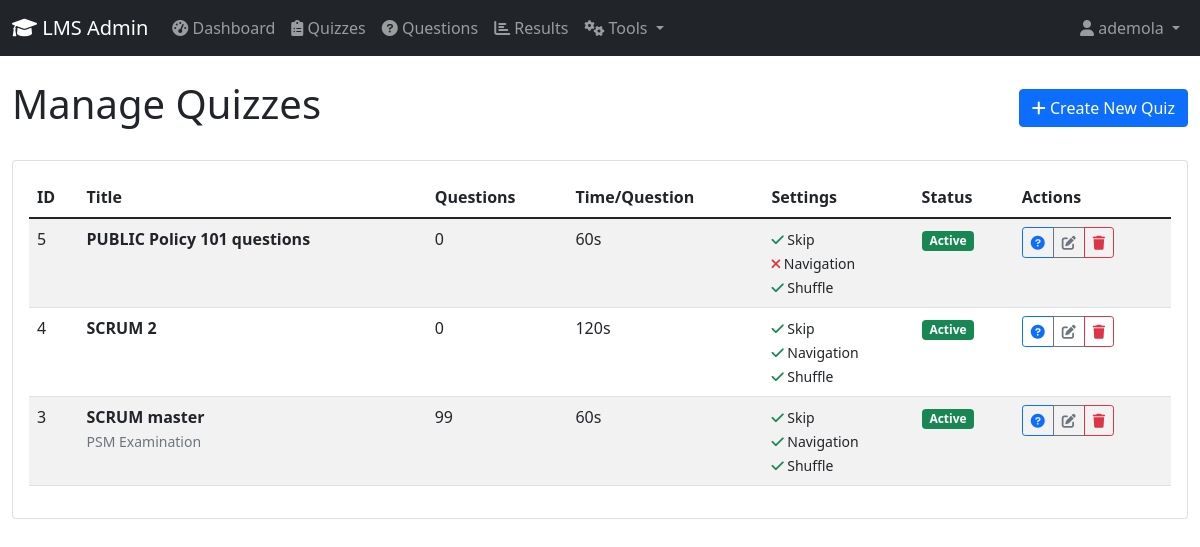
/manage_quizzes.php (signed in), run on the app's committed database.
### tables this page shows
CREATE TABLE `quizzes` (
  `id` int(11) NOT NULL,
  `title` varchar(255) NOT NULL,
  `description` text DEFAULT NULL,
  `time_per_question` int(11) DEFAULT 60,
  `created_at` timestamp NOT NULL DEFAULT current_timestamp(),
  `allow_skip` tinyint(1) DEFAULT 1,
  `allow_navigation` tinyint(1) DEFAULT 0,
  `shuffle_questions` tinyint(1) DEFAULT 0,
  `show_results` tinyint(1) DEFAULT 1,
  `pass_percentage` decimal(5,2) DEFAULT 60.00,
  `attempts_allowed` int(11) DEFAULT 1,
  `is_active` tinyint(1) DEFAULT 1,
  `allow_question_navigation` tinyint(1) DEFAULT 1 COMMENT 'Allow clicking navigation dots',
  `questions_to_show` int(11) DEFAULT NULL COMMENT 'Number of questions to show (NULL = show all)',
  `allow_question_selection` tinyint(1) DEFAULT 0 COMMENT 'Allow users to choose number of questions'
);

### manage_quizzes.php (the view, shortened to what this page needs)
<?php
require_once 'config.php';
$quizzes = $pdo->query("SELECT q.*, (SELECT COUNT(*) FROM questions WHERE quiz_id = q.id) as question_count FROM quizzes q ORDER BY q.created_at DESC")->fetchAll();
?>
<!DOCTYPE html>
<html lang="en">
<head>
    <link href="https://cdn.jsdelivr.net/npm/bootstrap@5.1.3/dist/css/bootstrap.min.css" rel="stylesheet">
    <link href="https://cdnjs.cloudflare.com/ajax/libs/font-awesome/6.0.0/css/all.min.css" rel="stylesheet">
</head>
<body>
    <?php include 'admin_navbar.php'; ?>
    <div class="container-fluid mt-4">
        <div class="row">
            <div class="col-md-12">
                <div class="d-flex justify-content-between align-items-center mb-4">
                    <h1>Manage Quizzes</h1>
                    <button class="btn btn-primary" data-bs-toggle="modal" data-bs-target="#createQuizModal">
                        <i class="fas fa-plus"></i> Create New Quiz
                    </button>
                </div>
                <div class="card">
                    <div class="card-body">
                        <div class="table-responsive">
                            <table class="table table-striped">
                                <thead>
                                    <tr>
                                        <th>ID</th>
                                        <th>Title</th>
                                        <th>Questions</th>
                                        <th>Time/Question</th>
                                        <th>Settings</th>
                                        <th>Status</th>
                                        <th>Actions</th>
                                    </tr>
                                </thead>
                                <tbody>
                                    <?php foreach ($quizzes as $quiz): ?>
                                        <tr>
                                            <td><?php echo $quiz['id']; ?></td>
                                            <td>
                                                <strong><?php echo htmlspecialchars($quiz['title']); ?></strong><br>
                                                <small class="text-muted"><?php echo htmlspecialchars(substr($quiz['description'], 0, 50)) . (strlen($quiz['description']) > 50 ? '...' : ''); ?></small>
                                            </td>
                                            <td><?php echo $quiz['question_count']; ?></td>
                                            <td><?php echo $quiz['time_per_question']; ?>s</td>
                                            <td>
                                                <small>
                                                    <?php echo $quiz['allow_skip'] ? '<i class="fas fa-check text-success"></i>' : '<i class="fas fa-times text-danger"></i>'; ?> Skip<br>
                                                    <?php echo $quiz['allow_navigation'] ? '<i class="fas fa-check text-success"></i>' : '<i class="fas fa-times text-danger"></i>'; ?> Navigation<br>
                                                    <?php echo $quiz['shuffle_questions'] ? '<i class="fas fa-check text-success"></i>' : '<i class="fas fa-times text-danger"></i>'; ?> Shuffle
                                                </small>
                                            </td>
                                            <td>
                                                <span class="badge bg-<?php echo $quiz['is_active'] ? 'success' : 'secondary'; ?>">
                                                    <?php echo $quiz['is_active'] ? 'Active' : 'Inactive'; ?>
                                                </span>
                                            </td>
                                            <td>
                                                <div class="btn-group btn-group-sm">
                                                    <a href="manage_questions.php?quiz_id=<?php echo $quiz['id']; ?>" class="btn btn-outline-primary" title="Manage Questions">
                                                        <i class="fas fa-question-circle"></i>
                                                    </a>
                                                    <button class="btn btn-outline-secondary" onclick="editQuiz(<?php echo htmlspecialchars(json_encode($quiz)); ?>)" title="Edit Quiz">
                                                        <i class="fas fa-edit"></i>
                                                    </button>
                                                    <button class="btn btn-outline-danger" onclick="deleteQuiz(<?php echo $quiz['id']; ?>, '<?php echo htmlspecialchars($quiz['title']); ?>')" title="Delete Quiz">
                                                        <i class="fas fa-trash"></i>
                                                    </button>
                                                </div>
                                            </td>
                                        </tr>
                                    <?php endforeach; ?>
                                </tbody>
                            </table>
                        </div>
                    </div>
                </div>
            </div>
        </div>
    </div>
</body>
</html>

### data on the page
quizzes: id "5", title "PUBLIC Policy 101 questions", question_count "0", time_per_question "60", allow_skip 1 (drawn), allow_navigation 0 (drawn), shuffle_questions 1 (drawn), is_active "Active"
quizzes: id "4", title "SCRUM 2", question_count "0", time_per_question "120", allow_skip 1 (drawn), allow_navigation 1 (drawn), shuffle_questions 1 (drawn), is_active "Active"
quizzes: id "3", title "SCRUM master", description "PSM Examination", question_count "99", time_per_question "60", allow_skip 1 (drawn), allow_navigation 1 (drawn), shuffle_questions 1 (drawn), is_active "Active"

### other printed values
$_SESSION['admin_username'] "ademola"
